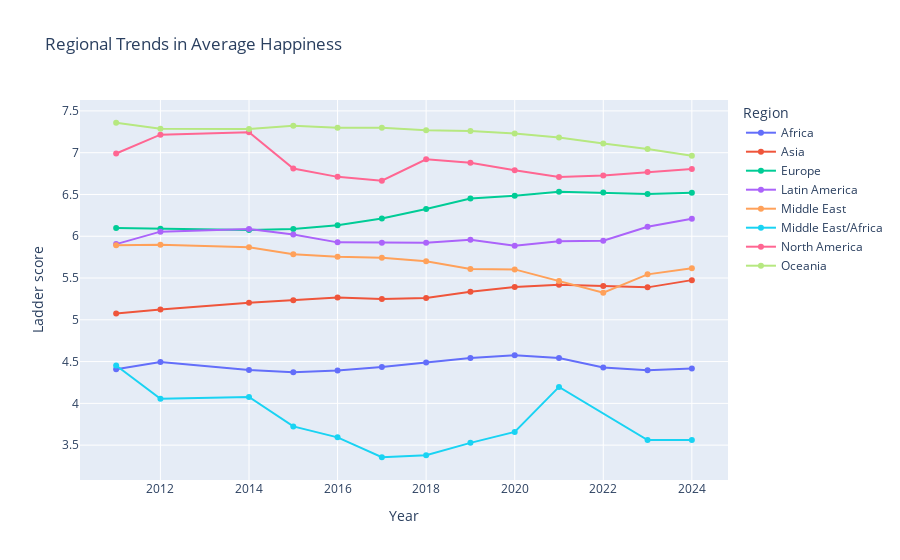

The cell this chart's notebook holds for it:
### Code cell
region_trends = df.groupby(["Year","Region"])["Ladder score"].mean().reset_index()

fig = px.line(
    region_trends,
    x="Year", y="Ladder score",
    color="Region",
    markers=True,
    title="Regional Trends in Average Happiness"
)
fig.show()

### Figure 1 — Plotly figure (JSON) as saved in the notebook; plotly's stock layout.template omitted (floating-point values rounded to 4 significant figures)
{"data": [{"hovertemplate": "Region=Africa<br>Year=%{x}<br>Ladder score=%{y}<extra></extra>", "legendgroup": "Africa", "line": {"color": "#636efa", "dash": "solid"}, "marker": {"symbol": "circle"}, "mode": "lines+markers", "name": "Africa", "orientation": "v", "showlegend": true, "type": "scatter", "x": [2011, 2012, 2014, 2015, 2016, 2017, 2018, 2019, 2020, 2021, 2022, 2023, 2024], "xaxis": "x", "y": [4.408, 4.494, 4.399, 4.372, 4.394, 4.436, 4.489, 4.543, 4.576, 4.543, 4.43, 4.398, 4.418], "yaxis": "y"}, {"hovertemplate": "Region=Asia<br>Year=%{x}<br>Ladder score=%{y}<extra></extra>", "legendgroup": "Asia", "line": {"color": "#EF553B", "dash": "solid"}, "marker": {"symbol": "circle"}, "mode": "lines+markers", "name": "Asia", "orientation": "v", "showlegend": true, "type": "scatter", "x": [2011, 2012, 2014, 2015, 2016, 2017, 2018, 2019, 2020, 2021, 2022, 2023, 2024], "xaxis": "x", "y": [5.076, 5.123, 5.203, 5.235, 5.268, 5.25, 5.262, 5.336, 5.392, 5.419, 5.406, 5.388, 5.475], "yaxis": "y"}, {"hovertemplate": "Region=Europe<br>Year=%{x}<br>Ladder score=%{y}<extra></extra>", "legendgroup": "Europe", "line": {"color": "#00cc96", "dash": "solid"}, "marker": {"symbol": "circle"}, "mode": "lines+markers", "name": "Europe", "orientation": "v", "showlegend": true, "type": "scatter", "x": [2011, 2012, 2014, 2015, 2016, 2017, 2018, 2019, 2020, 2021, 2022, 2023, 2024], "xaxis": "x", "y": [6.1, 6.089, 6.075, 6.087, 6.133, 6.212, 6.326, 6.453, 6.485, 6.533, 6.522, 6.506, 6.522], "yaxis": "y"}, {"hovertemplate": "Region=Latin America<br>Year=%{x}<br>Ladder score=%{y}<extra></extra>", "legendgroup": "Latin America", "line": {"color": "#ab63fa", "dash": "solid"}, "marker": {"symbol": "circle"}, "mode": "lines+markers", "name": "Latin America", "orientation": "v", "showlegend": true, "type": "scatter", "x": [2011, 2012, 2014, 2015, 2016, 2017, 2018, 2019, 2020, 2021, 2022, 2023, 2024], "xaxis": "x", "y": [5.906, 6.055, 6.086, 6.02, 5.927, 5.923, 5.922, 5.958, 5.887, 5.941, 5.946, 6.114, 6.211], "yaxis": "y"}, {"hovertemplate": "Region=Middle East<br>Year=%{x}<br>Ladder score=%{y}<extra></extra>", "legendgroup": "Middle East", "line": {"color": "#FFA15A", "dash": "solid"}, "marker": {"symbol": "circle"}, "mode": "lines+markers", "name": "Middle East", "orientation": "v", "showlegend": true, "type": "scatter", "x": [2011, 2012, 2014, 2015, 2016, 2017, 2018, 2019, 2020, 2021, 2022, 2023, 2024], "xaxis": "x", "y": [5.893, 5.898, 5.868, 5.784, 5.754, 5.742, 5.702, 5.607, 5.604, 5.463, 5.324, 5.544, 5.618], "yaxis": "y"}, {"hovertemplate": "Region=Middle East/Africa<br>Year=%{x}<br>Ladder score=%{y}<extra></extra>", "legendgroup": "Middle East/Africa", "line": {"color": "#19d3f3", "dash": "solid"}, "marker": {"symbol": "circle"}, "mode": "lines+markers", "name": "Middle East/Africa", "orientation": "v", "showlegend": true, "type": "scatter", "x": [2011, 2012, 2014, 2015, 2016, 2017, 2018, 2019, 2020, 2021, 2023, 2024], "xaxis": "x", "y": [4.454, 4.054, 4.077, 3.724, 3.593, 3.355, 3.38, 3.527, 3.658, 4.197, 3.561, 3.561], "yaxis": "y"}, {"hovertemplate": "Region=North America<br>Year=%{x}<br>Ladder score=%{y}<extra></extra>", "legendgroup": "North America", "line": {"color": "#FF6692", "dash": "solid"}, "marker": {"symbol": "circle"}, "mode": "lines+markers", "name": "North America", "orientation": "v", "showlegend": true, "type": "scatter", "x": [2011, 2012, 2014, 2015, 2016, 2017, 2018, 2019, 2020, 2021, 2022, 2023, 2024], "xaxis": "x", "y": [6.99, 7.216, 7.244, 6.811, 6.711, 6.665, 6.922, 6.879, 6.79, 6.71, 6.728, 6.768, 6.804], "yaxis": "y"}, {"hovertemplate": "Region=Oceania<br>Year=%{x}<br>Ladder score=%{y}<extra></extra>", "legendgroup": "Oceania", "line": {"color": "#B6E880", "dash": "solid"}, "marker": {"symbol": "circle"}, "mode": "lines+markers", "name": "Oceania", "orientation": "v", "showlegend": true, "type": "scatter", "x": [2011, 2012, 2014, 2015, 2016, 2017, 2018, 2019, 2020, 2021, 2022, 2023, 2024], "xaxis": "x", "y": [7.358, 7.285, 7.285, 7.323, 7.299, 7.298, 7.268, 7.261, 7.23, 7.181, 7.109, 7.043, 6.963], "yaxis": "y"}], "layout": {"legend": {"title": {"text": "Region"}, "tracegroupgap": 0}, "title": {"text": "Regional Trends in Average Happiness"}, "xaxis": {"anchor": "y", "domain": [0, 1], "title": {"text": "Year"}}, "yaxis": {"anchor": "x", "domain": [0, 1], "title": {"text": "Ladder score"}}}}
